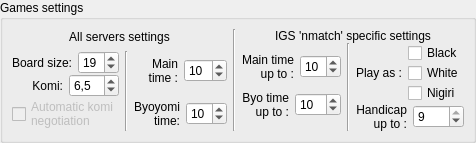
         <widget class="QGroupBox" name="groupBox_14" >
          <property name="title" >
           <string>Games settings</string>
          </property>
          <layout class="QHBoxLayout" >
           <property name="spacing" >
            <number>6</number>
           </property>
           <property name="leftMargin" >
            <number>9</number>
           </property>
           <property name="topMargin" >
            <number>9</number>
           </property>
           <property name="rightMargin" >
            <number>9</number>
           </property>
           <property name="bottomMargin" >
            <number>9</number>
           </property>
           <item>
            <layout class="QGridLayout" >
             <property name="leftMargin" >
              <number>0</number>
             </property>
             <property name="topMargin" >
              <number>0</number>
             </property>
             <property name="rightMargin" >
              <number>0</number>
             </property>
             <property name="bottomMargin" >
              <number>0</number>
             </property>
             <property name="horizontalSpacing" >
              <number>6</number>
             </property>
             <property name="verticalSpacing" >
              <number>6</number>
             </property>
             <item rowspan="2" row="1" column="0" >
              <layout class="QVBoxLayout" >
               <property name="spacing" >
                <number>0</number>
               </property>
               <property name="leftMargin" >
                <number>0</number>
               </property>
               <property name="topMargin" >
                <number>0</number>
               </property>
               <property name="rightMargin" >
                <number>0</number>
               </property>
               <property name="bottomMargin" >
                <number>0</number>
               </property>
               <item>
                <layout class="QHBoxLayout" >
                 <property name="spacing" >
                  <number>6</number>
                 </property>
                 <property name="leftMargin" >
                  <number>0</number>
                 </property>
                 <property name="topMargin" >
                  <number>0</number>
                 </property>
                 <property name="rightMargin" >
                  <number>0</number>
                 </property>
                 <property name="bottomMargin" >
                  <number>0</number>
                 </property>
                 <item>
                  <widget class="QLabel" name="TextLabel3_3" >
                   <property name="toolTip" >
                    <string>board size</string>
                   </property>
                   <property name="text" >
                    <string>Board size:</string>
                   </property>
                   <property name="alignment" >
                    <set>Qt::AlignRight|Qt::AlignTrailing|Qt::AlignVCenter</set>
                   </property>
                  </widget>
                 </item>
                 <item>
                  <widget class="QSpinBox" name="boardSizeSpin" >
                   <property name="maximumSize" >
                    <size>
                     <width>60</width>
                     <height>32767</height>
                    </size>
                   </property>
                   <property name="toolTip" >
                    <string>board size</string>
                   </property>
                   <property name="minimum" >
                    <number>4</number>
                   </property>
                   <property name="maximum" >
                    <number>36</number>
                   </property>
                   <property name="value" >
                    <number>19</number>
                   </property>
                  </widget>
                 </item>
                </layout>
               </item>
               <item>
                <layout class="QHBoxLayout" >
                 <property name="spacing" >
                  <number>6</number>
                 </property>
                 <property name="leftMargin" >
                  <number>0</number>
                 </property>
                 <property name="topMargin" >
                  <number>0</number>
                 </property>
                 <property name="rightMargin" >
                  <number>0</number>
                 </property>
                 <property name="bottomMargin" >
                  <number>0</number>
                 </property>
                 <item>
                  <widget class="QLabel" name="TextLabel3_3_2" >
                   <property name="toolTip" >
                    <string>Komi: added to white's result</string>
                   </property>
                   <property name="text" >
                    <string>Komi:</string>
                   </property>
                   <property name="alignment" >
                    <set>Qt::AlignRight|Qt::AlignTrailing|Qt::AlignVCenter</set>
                   </property>
                  </widget>
                 </item>
                 <item>
                  <widget class="QSpinBox" name="komiSpinDefault" >
                   <property name="maximumSize" >
                    <size>
                     <width>60</width>
                     <height>32767</height>
                    </size>
                   </property>
                   <property name="toolTip" >
                    <string>Komi: added to white's result</string>
                   </property>
                   <property name="suffix" >
                    <string>,5</string>
                   </property>
                   <property name="minimum" >
                    <number>1</number>
                   </property>
                   <property name="maximum" >
                    <number>9</number>
                   </property>
                   <property name="value" >
                    <number>6</number>
                   </property>
                  </widget>
                 </item>
                </layout>
               </item>
               <item>
                <widget class="QCheckBox" name="automaticNegotiationCheckBox" >
                 <property name="enabled" >
                  <bool>false</bool>
                 </property>
                 <property name="toolTip" >
                  <string>allow client to negotiate automatic</string>
                 </property>
                 <property name="whatsThis" >
                  <string>Automatic Negotiation

Allow client to negotiate komi automatic.

Be careful: it may be annoying if opponent does not want to accept your defaults even if defaults have been sent to opponent before. This may be due to different internal use of negotiation values by clients.</string>
                 </property>
                 <property name="text" >
                  <string>Automatic komi 
negotiation</string>
                 </property>
                </widget>
               </item>
              </layout>
             </item>
             <item row="2" column="2" >
              <layout class="QHBoxLayout" >
               <property name="spacing" >
                <number>6</number>
               </property>
               <property name="leftMargin" >
                <number>0</number>
               </property>
               <property name="topMargin" >
                <number>0</number>
               </property>
               <property name="rightMargin" >
                <number>0</number>
               </property>
               <property name="bottomMargin" >
                <number>0</number>
               </property>
               <item>
                <widget class="QLabel" name="TextLabel7" >
                 <property name="toolTip" >
                  <string>Additional time for 25 moves; after 25 moves the byoyomi time starts again and again</string>
                 </property>
                 <property name="text" >
                  <string>Byoyomi
time:</string>
                 </property>
                 <property name="alignment" >
                  <set>Qt::AlignRight|Qt::AlignTrailing|Qt::AlignVCenter</set>
                 </property>
                </widget>
               </item>
               <item>
                <widget class="QSpinBox" name="BYSpin" >
                 <property name="sizePolicy" >
                  <sizepolicy vsizetype="Minimum" hsizetype="Minimum" >
                   <horstretch>0</horstretch>
                   <verstretch>0</verstretch>
                  </sizepolicy>
                 </property>
                 <property name="maximumSize" >
                  <size>
                   <width>60</width>
                   <height>23</height>
                  </size>
                 </property>
                 <property name="toolTip" >
                  <string>Additional time for 25 moves; after 25 moves the byoyomi time starts again and again</string>
                 </property>
                 <property name="maximum" >
                  <number>60</number>
                 </property>
                 <property name="value" >
                  <number>10</number>
                 </property>
                </widget>
               </item>
              </layout>
             </item>
             <item row="1" column="2" >
              <layout class="QHBoxLayout" >
               <property name="spacing" >
                <number>6</number>
               </property>
               <property name="leftMargin" >
                <number>0</number>
               </property>
               <property name="topMargin" >
                <number>0</number>
               </property>
               <property name="rightMargin" >
                <number>0</number>
               </property>
               <property name="bottomMargin" >
                <number>0</number>
               </property>
               <item>
                <widget class="QLabel" name="TextLabel6" >
                 <property name="toolTip" >
                  <string>Playing time</string>
                 </property>
                 <property name="text" >
                  <string>Main 
time :</string>
                 </property>
                 <property name="alignment" >
                  <set>Qt::AlignRight|Qt::AlignTrailing|Qt::AlignVCenter</set>
                 </property>
                </widget>
               </item>
               <item>
                <widget class="QSpinBox" name="timeSpin" >
                 <property name="sizePolicy" >
                  <sizepolicy vsizetype="Minimum" hsizetype="Minimum" >
                   <horstretch>0</horstretch>
                   <verstretch>0</verstretch>
                  </sizepolicy>
                 </property>
                 <property name="maximumSize" >
                  <size>
                   <width>60</width>
                   <height>23</height>
                  </size>
                 </property>
                 <property name="toolTip" >
                  <string>Playing time</string>
                 </property>
                 <property name="suffix" >
                  <string/>
                 </property>
                 <property name="minimum" >
                  <number>0</number>
                 </property>
                 <property name="maximum" >
                  <number>99</number>
                 </property>
                 <property name="value" >
                  <number>10</number>
                 </property>
                </widget>
               </item>
              </layout>
             </item>
             <item rowspan="2" row="1" column="1" >
              <widget class="Line" name="line2" >
               <property name="frameShape" >
                <enum>QFrame::VLine</enum>
               </property>
               <property name="frameShadow" >
                <enum>QFrame::Sunken</enum>
               </property>
               <property name="orientation" >
                <enum>Qt::Vertical</enum>
               </property>
              </widget>
             </item>
             <item row="0" column="0" colspan="3" >
              <widget class="QLabel" name="textLabel1_4" >
               <property name="text" >
                <string>All servers settings</string>
               </property>
               <property name="alignment" >
                <set>Qt::AlignCenter</set>
               </property>
              </widget>
             </item>
            </layout>
           </item>
           <item>
            <widget class="Line" name="line2_2" >
             <property name="frameShape" >
              <enum>QFrame::VLine</enum>
             </property>
             <property name="frameShadow" >
              <enum>QFrame::Sunken</enum>
             </property>
             <property name="orientation" >
              <enum>Qt::Vertical</enum>
             </property>
            </widget>
           </item>
           <item>
            <layout class="QVBoxLayout" >
             <property name="spacing" >
              <number>0</number>
             </property>
             <property name="leftMargin" >
              <number>0</number>
             </property>
             <property name="topMargin" >
              <number>0</number>
             </property>
             <property name="rightMargin" >
              <number>0</number>
             </property>
             <property name="bottomMargin" >
              <number>0</number>
             </property>
             <item>
              <widget class="QLabel" name="textLabel1_4_2" >
               <property name="text" >
                <string>IGS 'nmatch' specific settings</string>
               </property>
               <property name="alignment" >
                <set>Qt::AlignCenter</set>
               </property>
              </widget>
             </item>
             <item>
              <layout class="QHBoxLayout" >
               <property name="spacing" >
                <number>6</number>
               </property>
               <property name="leftMargin" >
                <number>0</number>
               </property>
               <property name="topMargin" >
                <number>0</number>
               </property>
               <property name="rightMargin" >
                <number>0</number>
               </property>
               <property name="bottomMargin" >
                <number>0</number>
               </property>
               <item>
                <layout class="QVBoxLayout" >
                 <property name="spacing" >
                  <number>0</number>
                 </property>
                 <property name="leftMargin" >
                  <number>0</number>
                 </property>
                 <property name="topMargin" >
                  <number>0</number>
                 </property>
                 <property name="rightMargin" >
                  <number>0</number>
                 </property>
                 <property name="bottomMargin" >
                  <number>0</number>
                 </property>
                 <item>
                  <layout class="QHBoxLayout" >
                   <property name="spacing" >
                    <number>6</number>
                   </property>
                   <property name="leftMargin" >
                    <number>0</number>
                   </property>
                   <property name="topMargin" >
                    <number>0</number>
                   </property>
                   <property name="rightMargin" >
                    <number>0</number>
                   </property>
                   <property name="bottomMargin" >
                    <number>0</number>
                   </property>
                   <item>
                    <widget class="QLabel" name="TextLabel6_3" >
                     <property name="toolTip" >
                      <string>Playing time</string>
                     </property>
                     <property name="text" >
                      <string>Main time 
up to :</string>
                     </property>
                     <property name="alignment" >
                      <set>Qt::AlignRight|Qt::AlignTrailing|Qt::AlignVCenter</set>
                     </property>
                    </widget>
                   </item>
                   <item>
                    <widget class="QSpinBox" name="timeSpin_Nmatch" >
                     <property name="maximumSize" >
                      <size>
                       <width>60</width>
                       <height>23</height>
                      </size>
                     </property>
                     <property name="toolTip" >
                      <string>Playing time</string>
                     </property>
                     <property name="suffix" >
                      <string/>
                     </property>
                     <property name="minimum" >
                      <number>0</number>
                     </property>
                     <property name="maximum" >
                      <number>99</number>
                     </property>
                     <property name="value" >
                      <number>10</number>
                     </property>
                    </widget>
                   </item>
                  </layout>
                 </item>
                 <item>
                  <layout class="QHBoxLayout" >
                   <property name="spacing" >
                    <number>6</number>
                   </property>
                   <property name="leftMargin" >
                    <number>0</number>
                   </property>
                   <property name="topMargin" >
                    <number>0</number>
                   </property>
                   <property name="rightMargin" >
                    <number>0</number>
                   </property>
                   <property name="bottomMargin" >
                    <number>0</number>
                   </property>
                   <item>
                    <widget class="QLabel" name="TextLabel7_2" >
                     <property name="toolTip" >
                      <string>Additional time for 25 moves; after 25 moves the byoyomi time starts again and again</string>
                     </property>
                     <property name="text" >
                      <string>Byo time
up to :</string>
                     </property>
                     <property name="alignment" >
                      <set>Qt::AlignRight|Qt::AlignTrailing|Qt::AlignVCenter</set>
                     </property>
                    </widget>
                   </item>
                   <item>
                    <widget class="QSpinBox" name="BYSpin_Nmatch" >
                     <property name="maximumSize" >
                      <size>
                       <width>60</width>
                       <height>23</height>
                      </size>
                     </property>
                     <property name="toolTip" >
                      <string>Additional time for 25 moves; after 25 moves the byoyomi time starts again and again</string>
                     </property>
                     <property name="maximum" >
                      <number>60</number>
                     </property>
                     <property name="value" >
                      <number>10</number>
                     </property>
                    </widget>
                   </item>
                  </layout>
                 </item>
                </layout>
               </item>
               <item>
                <widget class="Line" name="line2_3" >
                 <property name="frameShape" >
                  <enum>QFrame::VLine</enum>
                 </property>
                 <property name="frameShadow" >
                  <enum>QFrame::Sunken</enum>
                 </property>
                 <property name="orientation" >
                  <enum>Qt::Vertical</enum>
                 </property>
                </widget>
               </item>
               <item>
                <layout class="QVBoxLayout" >
                 <property name="spacing" >
                  <number>0</number>
                 </property>
                 <property name="leftMargin" >
                  <number>0</number>
                 </property>
                 <property name="topMargin" >
                  <number>0</number>
                 </property>
                 <property name="rightMargin" >
                  <number>0</number>
                 </property>
                 <property name="bottomMargin" >
                  <number>0</number>
                 </property>
                 <item>
                  <layout class="QHBoxLayout" >
                   <property name="spacing" >
                    <number>6</number>
                   </property>
                   <property name="leftMargin" >
                    <number>0</number>
                   </property>
                   <property name="topMargin" >
                    <number>0</number>
                   </property>
                   <property name="rightMargin" >
                    <number>0</number>
                   </property>
                   <property name="bottomMargin" >
                    <number>0</number>
                   </property>
                   <item>
                    <widget class="QLabel" name="textLabel2" >
                     <property name="text" >
                      <string>Play as :</string>
                     </property>
                    </widget>
                   </item>
                   <item>
                    <layout class="QVBoxLayout" >
                     <property name="spacing" >
                      <number>0</number>
                     </property>
                     <property name="leftMargin" >
                      <number>0</number>
                     </property>
                     <property name="topMargin" >
                      <number>0</number>
                     </property>
                     <property name="rightMargin" >
                      <number>0</number>
                     </property>
                     <property name="bottomMargin" >
                      <number>0</number>
                     </property>
                     <item>
                      <widget class="QCheckBox" name="checkBox_Nmatch_Black" >
                       <property name="text" >
                        <string>Black</string>
                       </property>
                      </widget>
                     </item>
                     <item>
                      <widget class="QCheckBox" name="checkBox_Nmatch_White" >
                       <property name="text" >
                        <string>White</string>
                       </property>
                      </widget>
                     </item>
                     <item>
                      <widget class="QCheckBox" name="checkBox_Nmatch_Nigiri" >
                       <property name="text" >
                        <string>Nigiri</string>
                       </property>
                      </widget>
                     </item>
                    </layout>
                   </item>
                  </layout>
                 </item>
                 <item>
                  <layout class="QHBoxLayout" >
                   <property name="spacing" >
                    <number>6</number>
                   </property>
                   <property name="leftMargin" >
                    <number>0</number>
                   </property>
                   <property name="topMargin" >
                    <number>0</number>
                   </property>
                   <property name="rightMargin" >
                    <number>0</number>
                   </property>
                   <property name="bottomMargin" >
                    <number>0</number>
                   </property>
                   <item>
                    <widget class="QLabel" name="TextLabel3_3_4" >
                     <property name="toolTip" >
                      <string>board size</string>
                     </property>
                     <property name="text" >
                      <string>Handicap 
up to :</string>
                     </property>
                     <property name="alignment" >
                      <set>Qt::AlignRight|Qt::AlignTrailing|Qt::AlignVCenter</set>
                     </property>
                    </widget>
                   </item>
                   <item>
                    <widget class="QSpinBox" name="HandicapSpin_Nmatch" >
                     <property name="maximumSize" >
                      <size>
                       <width>60</width>
                       <height>23</height>
                      </size>
                     </property>
                     <property name="toolTip" >
                      <string>board size</string>
                     </property>
                     <property name="specialValueText" >
                      <string>0</string>
                     </property>
                     <property name="minimum" >
                      <number>1</number>
                     </property>
                     <property name="maximum" >
                      <number>9</number>
                     </property>
                     <property name="value" >
                      <number>9</number>
                     </property>
                    </widget>
                   </item>
                  </layout>
                 </item>
                </layout>
               </item>
              </layout>
             </item>
            </layout>
           </item>
          </layout>
         </widget>
